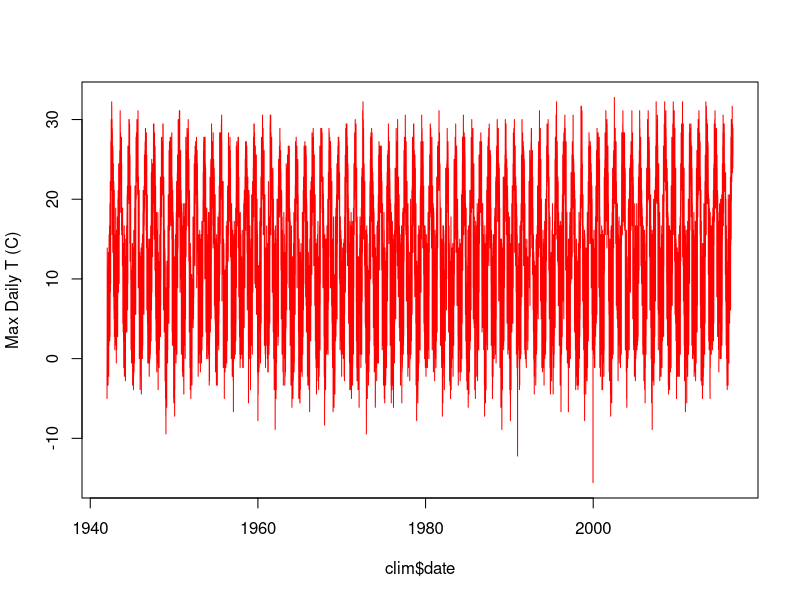
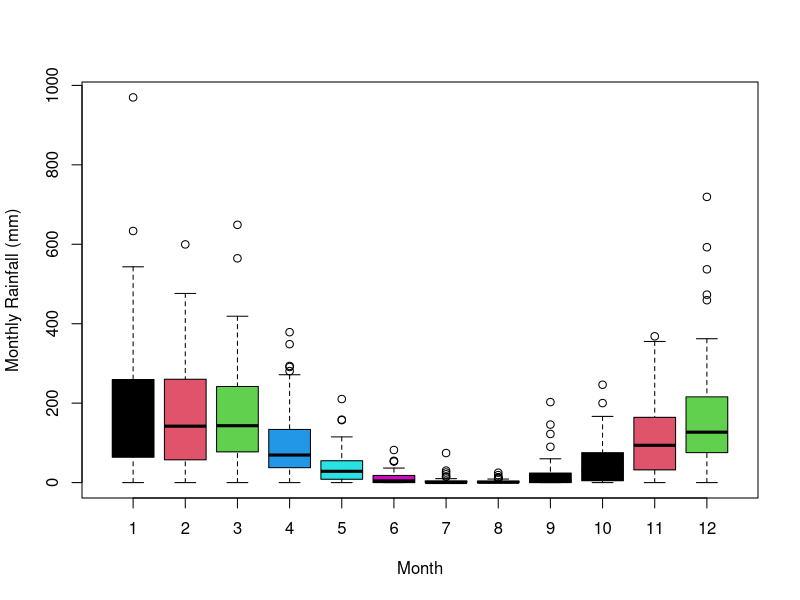

These charts were generated, in order, by the following R code:
## ---- chunk 1
knitr::opts_chunk$set(echo = TRUE)
## ---- chunk 2
library(dplyr)
clim = read.table("data/clim.txt", sep=",", header=T)
# generate R understandable dates
clim$date = as.Date(paste(clim$day, clim$month, clim$year, sep="/"),"%d/%m/%Y")

# look at the file
View(clim)
# see some summary statistics of the columns
summary(clim)
# create a new table that summarizes by wateryear, use mean for states, and sum for fluxes
a = clim %>% select(wy,month,tmax, tmin) %>% group_by(wy, month) %>% 
    summarize_each(funs(mean))
   
b = clim %>% select(wy,month,rain) %>% group_by(wy, month) %>% 
    summarize_each(funs(sum))
   
clim.mwy = inner_join(a,b)
View(clim.mwy)
  
tmp = clim

View(clim.mwy)

#add a new variable
clim$tavg = (clim$tmin+clim$tmax)/2
range(clim$tavg)
range(clim$tmin)
range(clim$tmax)

plot(clim$date, clim$tmax, type="l", col="red", ylab="Max Daily T (C)")

boxplot(clim.mwy$rain~clim.mwy$month, ylab="Monthly Rainfall (mm)", 
        xlab="Month", col=clim.mwy$month)


